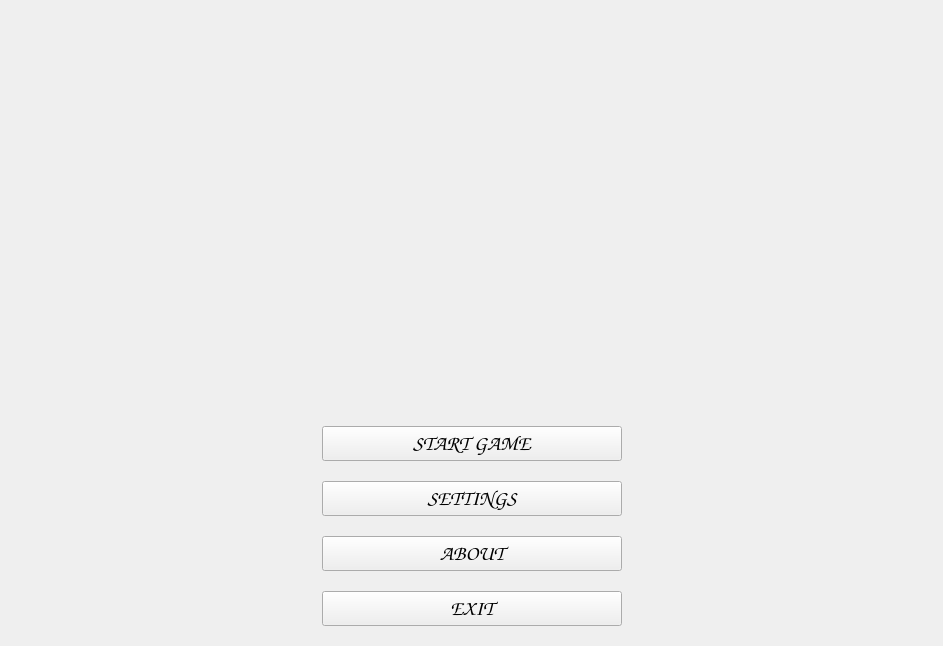
    <widget class="QWidget" name="pageMenu">
     <property name="enabled">
      <bool>true</bool>
     </property>
     <property name="sizePolicy">
      <sizepolicy hsizetype="Preferred" vsizetype="Preferred">
       <horstretch>0</horstretch>
       <verstretch>0</verstretch>
      </sizepolicy>
     </property>
     <layout class="QGridLayout" name="gridLayout">
      <item row="0" column="0">
       <layout class="QVBoxLayout" name="verticalLayout_6">
        <item>
         <layout class="QHBoxLayout" name="horizontalLayout_9">
          <property name="bottomMargin">
           <number>20</number>
          </property>
          <item>
           <spacer name="horizontalSpacer_8">
            <property name="orientation">
             <enum>Qt::Orientation::Horizontal</enum>
            </property>
            <property name="sizeHint" stdset="0">
             <size>
              <width>40</width>
              <height>20</height>
             </size>
            </property>
           </spacer>
          </item>
          <item>
           <widget class="QLabel" name="pictureMain">
            <property name="enabled">
             <bool>true</bool>
            </property>
            <property name="sizePolicy">
             <sizepolicy hsizetype="Fixed" vsizetype="Fixed">
              <horstretch>0</horstretch>
              <verstretch>0</verstretch>
             </sizepolicy>
            </property>
            <property name="minimumSize">
             <size>
              <width>480</width>
              <height>380</height>
             </size>
            </property>
            <property name="maximumSize">
             <size>
              <width>480</width>
              <height>360</height>
             </size>
            </property>
            <property name="font">
             <font>
              <family>Comic Sans MS</family>
              <pointsize>48</pointsize>
              <bold>true</bold>
             </font>
            </property>
            <property name="toolTipDuration">
             <number>-1</number>
            </property>
            <property name="layoutDirection">
             <enum>Qt::LayoutDirection::LeftToRight</enum>
            </property>
            <property name="text">
             <string/>
            </property>
            <property name="alignment">
             <set>Qt::AlignmentFlag::AlignLeading|Qt::AlignmentFlag::AlignLeft|Qt::AlignmentFlag::AlignTop</set>
            </property>
           </widget>
          </item>
          <item>
           <spacer name="horizontalSpacer_9">
            <property name="orientation">
             <enum>Qt::Orientation::Horizontal</enum>
            </property>
            <property name="sizeType">
             <enum>QSizePolicy::Policy::Fixed</enum>
            </property>
            <property name="sizeHint" stdset="0">
             <size>
              <width>150</width>
              <height>20</height>
             </size>
            </property>
           </spacer>
          </item>
         </layout>
        </item>
        <item>
         <widget class="QWidget" name="widget_3" native="true">
          <layout class="QHBoxLayout" name="horizontalLayout_8">
           <item>
            <spacer name="horizontalSpacer_6">
             <property name="orientation">
              <enum>Qt::Orientation::Horizontal</enum>
             </property>
             <property name="sizeHint" stdset="0">
              <size>
               <width>302</width>
               <height>20</height>
              </size>
             </property>
            </spacer>
           </item>
           <item>
            <layout class="QVBoxLayout" name="verticalLayout_2">
             <property name="spacing">
              <number>20</number>
             </property>
             <item>
              <widget class="QPushButton" name="buttonStart">
               <property name="enabled">
                <bool>true</bool>
               </property>
               <property name="sizePolicy">
                <sizepolicy hsizetype="Preferred" vsizetype="Preferred">
                 <horstretch>0</horstretch>
                 <verstretch>0</verstretch>
                </sizepolicy>
               </property>
               <property name="minimumSize">
                <size>
                 <width>300</width>
                 <height>0</height>
                </size>
               </property>
               <property name="font">
                <font>
                 <family>Comic Sans MS</family>
                 <pointsize>16</pointsize>
                 <bold>true</bold>
                </font>
               </property>
               <property name="text">
                <string>START GAME</string>
               </property>
              </widget>
             </item>
             <item>
              <widget class="QPushButton" name="buttonSettings">
               <property name="enabled">
                <bool>true</bool>
               </property>
               <property name="sizePolicy">
                <sizepolicy hsizetype="Preferred" vsizetype="Preferred">
                 <horstretch>0</horstretch>
                 <verstretch>0</verstretch>
                </sizepolicy>
               </property>
               <property name="minimumSize">
                <size>
                 <width>240</width>
                 <height>0</height>
                </size>
               </property>
               <property name="font">
                <font>
                 <family>Comic Sans MS</family>
                 <pointsize>16</pointsize>
                 <bold>true</bold>
                </font>
               </property>
               <property name="text">
                <string>SETTINGS</string>
               </property>
              </widget>
             </item>
             <item>
              <widget class="QPushButton" name="buttonaAbout">
               <property name="enabled">
                <bool>true</bool>
               </property>
               <property name="sizePolicy">
                <sizepolicy hsizetype="Preferred" vsizetype="Preferred">
                 <horstretch>0</horstretch>
                 <verstretch>0</verstretch>
                </sizepolicy>
               </property>
               <property name="minimumSize">
                <size>
                 <width>240</width>
                 <height>0</height>
                </size>
               </property>
               <property name="font">
                <font>
                 <family>Comic Sans MS</family>
                 <pointsize>16</pointsize>
                 <bold>true</bold>
                </font>
               </property>
               <property name="text">
                <string>ABOUT</string>
               </property>
              </widget>
             </item>
             <item>
              <widget class="QPushButton" name="buttonExit">
               <property name="enabled">
                <bool>true</bool>
               </property>
               <property name="sizePolicy">
                <sizepolicy hsizetype="Preferred" vsizetype="Preferred">
                 <horstretch>0</horstretch>
                 <verstretch>0</verstretch>
                </sizepolicy>
               </property>
               <property name="minimumSize">
                <size>
                 <width>240</width>
                 <height>0</height>
                </size>
               </property>
               <property name="font">
                <font>
                 <family>Comic Sans MS</family>
                 <pointsize>16</pointsize>
                 <bold>true</bold>
                </font>
               </property>
               <property name="cursor">
                <cursorShape>ArrowCursor</cursorShape>
               </property>
               <property name="text">
                <string>EXIT</string>
               </property>
              </widget>
             </item>
            </layout>
           </item>
           <item>
            <spacer name="horizontalSpacer_7">
             <property name="orientation">
              <enum>Qt::Orientation::Horizontal</enum>
             </property>
             <property name="sizeHint" stdset="0">
              <size>
               <width>301</width>
               <height>20</height>
              </size>
             </property>
            </spacer>
           </item>
          </layout>
         </widget>
        </item>
       </layout>
      </item>
     </layout>
    </widget>
